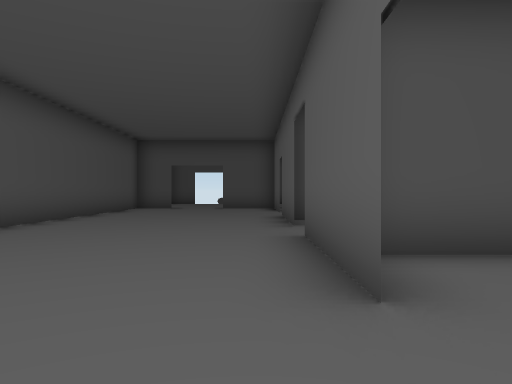
view 1 (above)

24 first-person views from a walk through a Unity game level. The camera is 1.2 m above the floor, looks level and sees 70° across. Doors are open. The floor is counted in squares, 2 m on a side. Each view is taken from the middle of a square. On the plan, view 1 faces up. The plan holds only what a view shows up to about 10 squares ahead; the rest is blank. The place goes on beyond the plan. The player is left out.

view 2
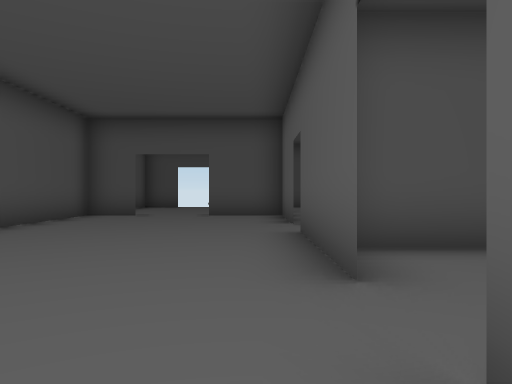

view 3
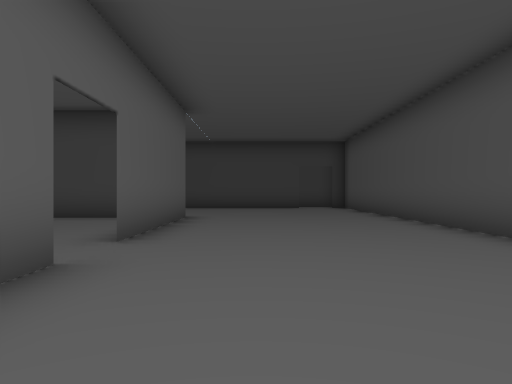

view 4
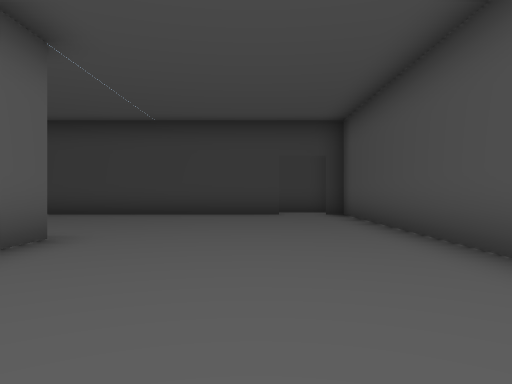

view 5
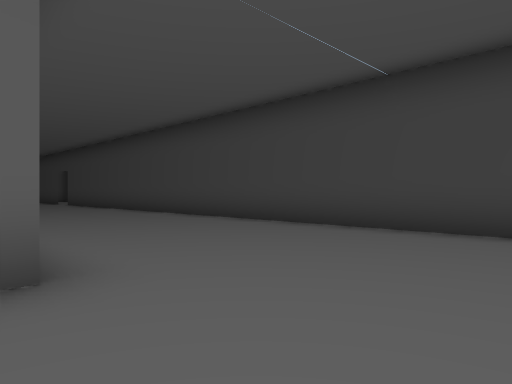

view 6
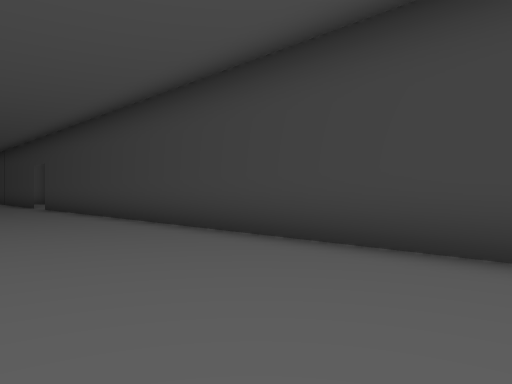

view 7
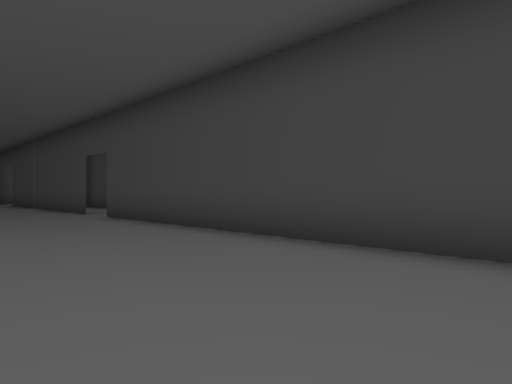

view 8
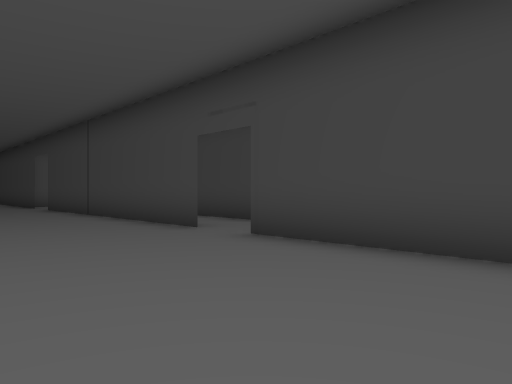

view 9
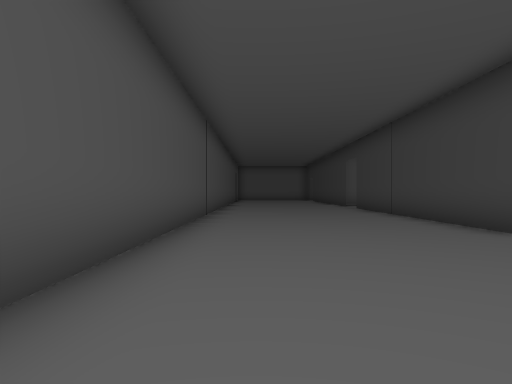

view 10
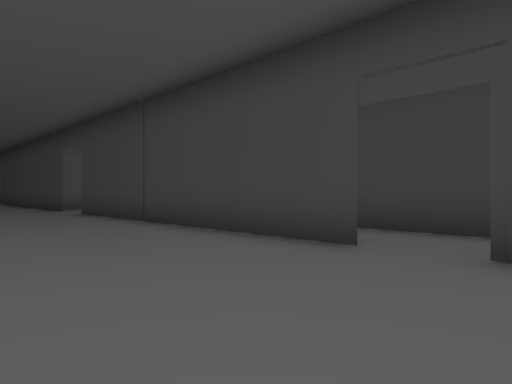

view 11
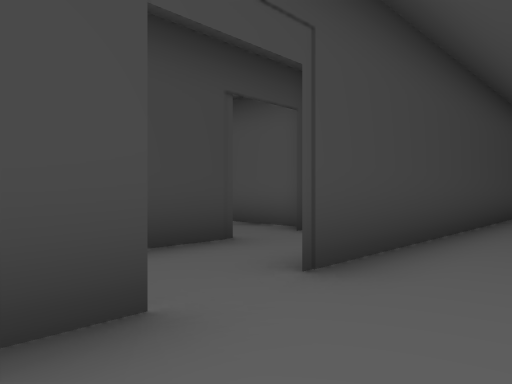

view 12
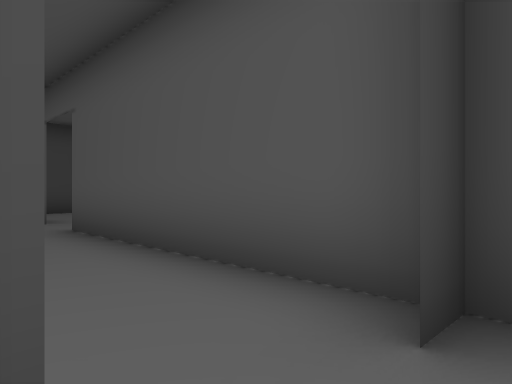

view 13
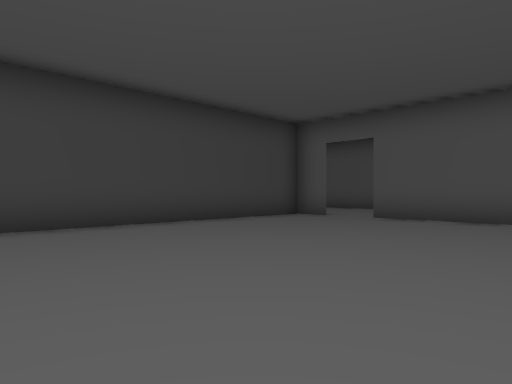

view 14
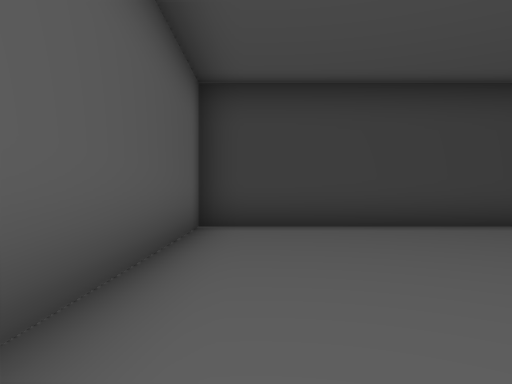

view 15
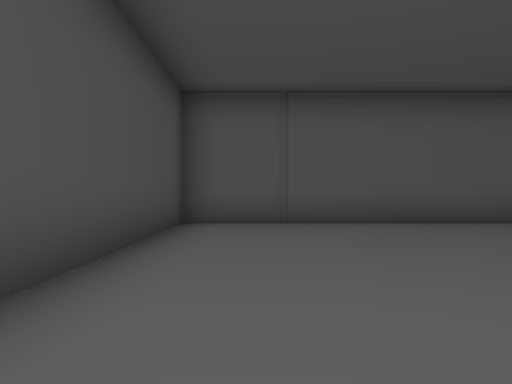

view 16
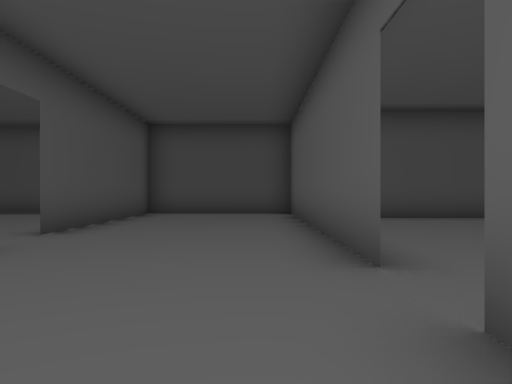

view 17
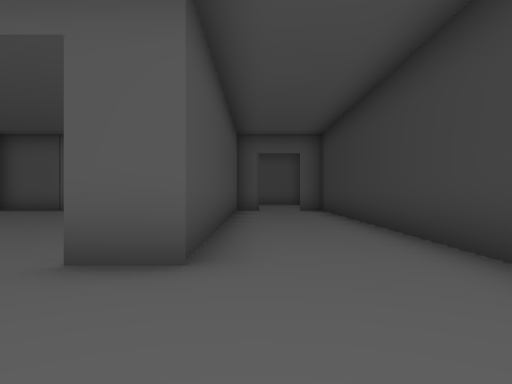

view 18
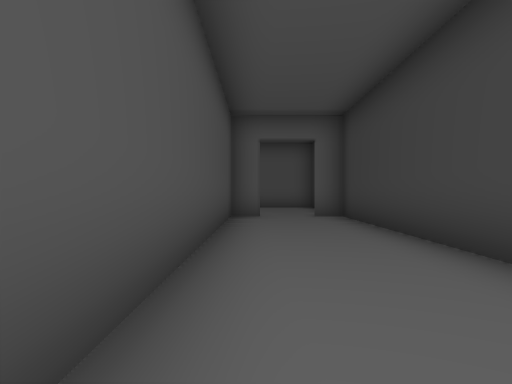

view 19
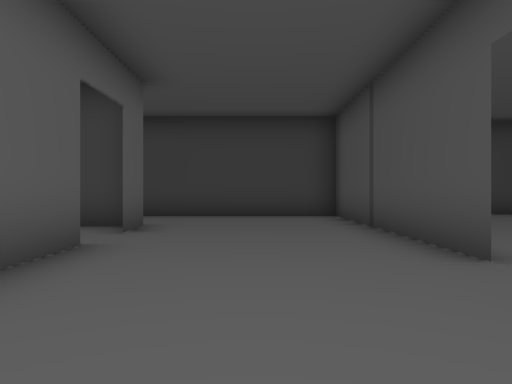

view 20
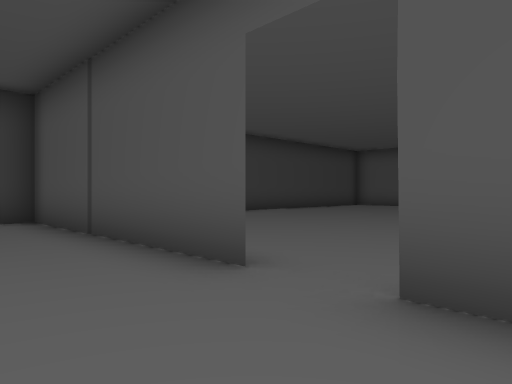

view 21
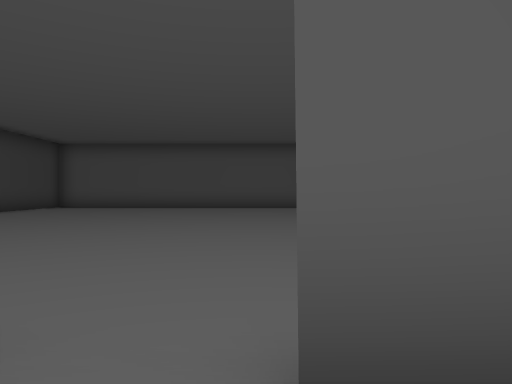

view 22
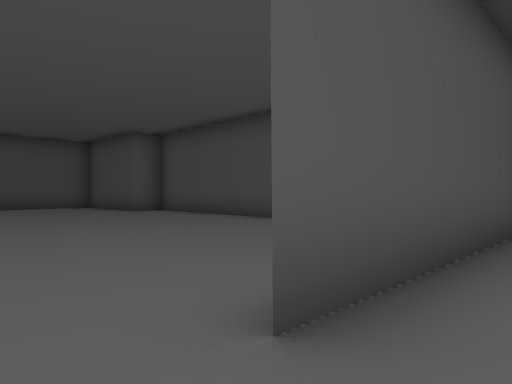

view 23
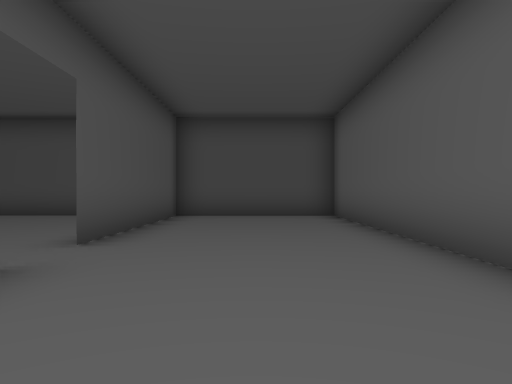

view 24
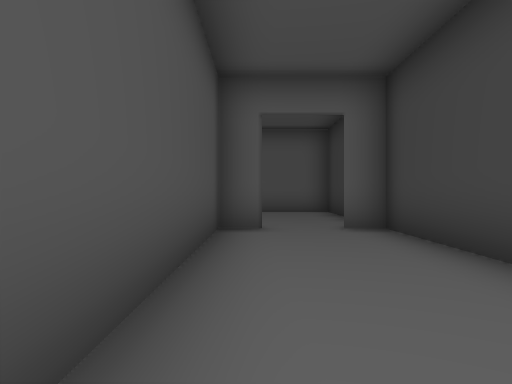

### Floor plan
Points are (right, up) in squares from view 1. A wall is a line through its corners. A room is listed if a view was taken in it or the views show most of it. See-through windows are left out.
Room 1 (views 1, 2, 3, 4, 5, 6, 7, 8, 9, 10, 11)
walls: (0.7, -3.8) (0.7, 0.6); (0.7, 1.9) (0.7, 5.1); (-2.6, -8.7) (15.9, -8.7); (-4.3, 0.2) (-4.3, -8.7) (-3.8, -8.7); (0.7, 6.4) (0.7, 9.5); (17, -8.7) (24.5, -8.7); (0.7, 10.9) (0.7, 13.3) (-1.2, 13.3); (21.8, -3.7) (13.9, -3.7); (-3, 13.3) (-4.3, 13.3) (-4.3, 6.1)
ways out: opening at (16.5, -9) to room 2; open door at (-3.5, -9); open door at (-2.5, 13); open door at (1, 1.5); open door at (1, 5.5); open door at (1, 10.5)
Room 2 (view 12)
walls: (14.8, -10.6) (19.8, -10.6)
ways out: opening at (16.5, -9) to room 1; open door at (14.5, -11) to room 3
Room 3 (views 13, 14, 15)
walls: (13, -17.4) (13, -18.2); (13, -10.2) (13, -16.1); (13.2, -18.4) (22, -18.4); (22, -19.1) (22, -10.6) (14.9, -10.6)
ways out: open door at (14.5, -11) to room 2; open door at (13, -16.5) to room 4
Room 4 (views 16, 17, 18, 19, 20, 21, 22, 23, 24)
walls: (13, -16.1) (13, -8.8) (9, -8.8) (9, -14); (9, -15.1) (9, -21.1) (22, -21.1); (22, -18.4) (13, -18.4) (13, -17.4)
ways out: open door at (13, -16.5) to room 3; open door at (9, -14.5); open door at (22, -19.5)

Where each view was taken, in squares from view 1:
view 1: 0 up, 0 right, facing up
view 2: 4 up, 0 right, facing up
view 3: 5 up, 1 left, facing down
view 4: 1 up, 2 left, facing down
view 5: 3 down, 2 left, facing down-right
view 6: 5 down, 2 right, facing down-right
view 7: 5 down, 7 right, facing down-right
view 8: 5 down, 12 right, facing down-right
view 9: 5 down, 12 right, facing right
view 10: 5 down, 15 right, facing down-right
view 11: 7 down, 18 right, facing down-left
view 12: 10 down, 15 right, facing down-left
view 13: 12 down, 21 right, facing down-left
view 14: 12 down, 21 right, facing down
view 15: 12 down, 15 right, facing right
view 16: 19 down, 12 right, facing up
view 17: 19 down, 10 right, facing right
view 18: 19 down, 13 right, facing right
view 19: 12 down, 11 right, facing down
view 20: 13 down, 11 right, facing down-left
view 21: 14 down, 10 right, facing left
view 22: 15 down, 10 right, facing up-left
view 23: 18 down, 11 right, facing up
view 24: 19 down, 16 right, facing right
